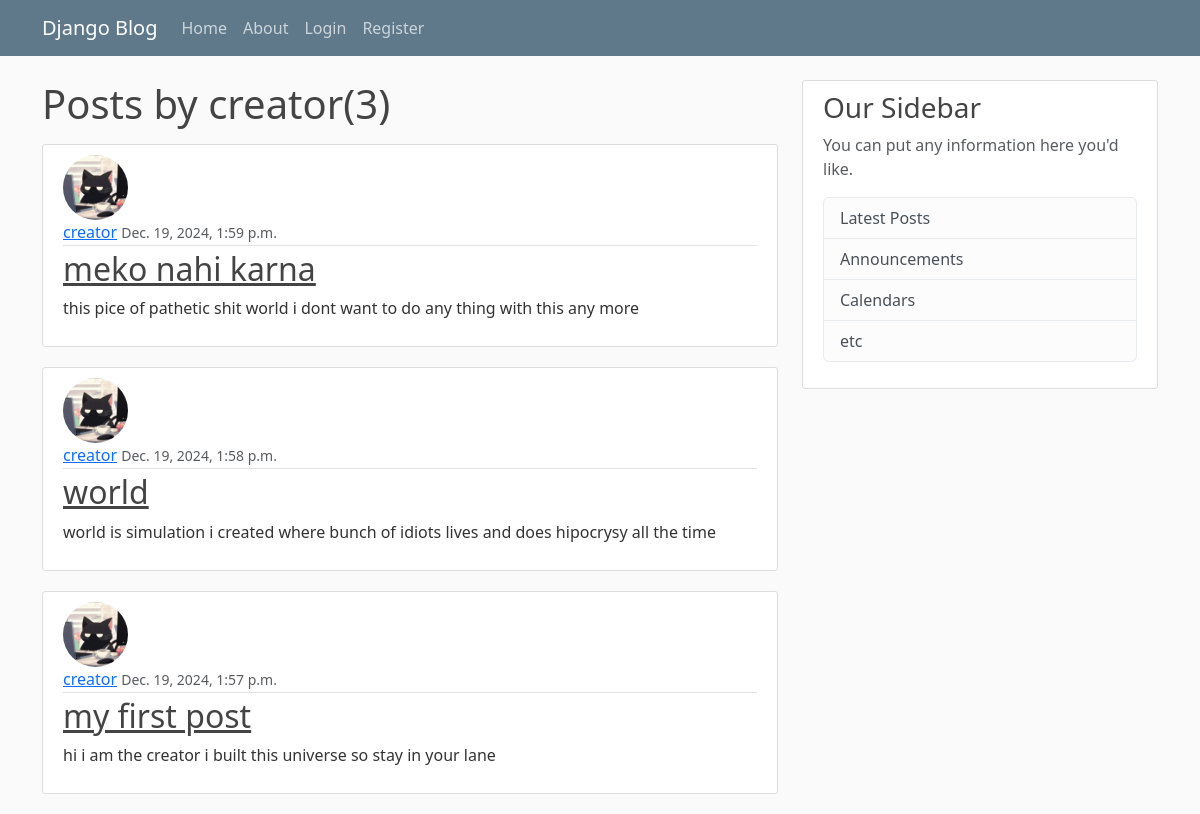
/user/creator, run on an earlier commit of the app's database.
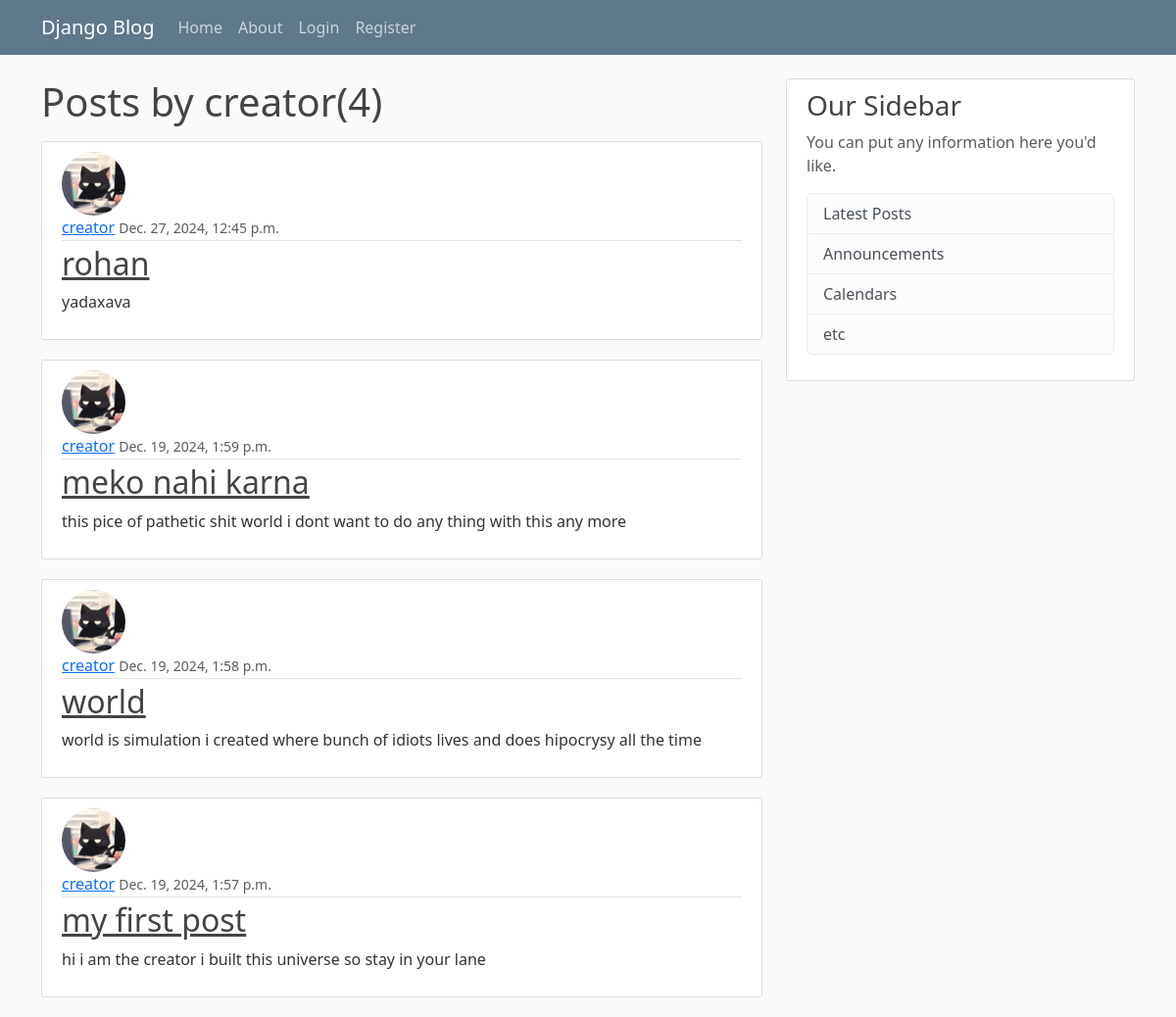
And on a later commit of the database.
### blog/models.py (models this page shows, shortened)
class Post(models.Model):
    title = models.CharField(max_length=100)
    content = models.TextField()
    date_posted = models.DateTimeField(default=timezone.now)
    author = models.ForeignKey(User, on_delete=models.CASCADE)
    like = models.ManyToManyField(User, related_name="like")
    dislike = models.ManyToManyField(User, related_name="dislike")

### users/models.py (models this page shows, shortened)
class Profile(models.Model):
    user = models.OneToOneField(User, on_delete=models.CASCADE)
    image = models.ImageField(default="default.jpg", upload_to="profile_pics")

### blog/views.py (the view)
# urls.py: path("user/<str:username>", UserPostListView.as_view(),name="user-posts"),
class UserPostListView(ListView):
    model = Post
    template_name = "blog/user_posts.html"
    context_object_name = "posts"
    ordering = ["-date_posted"]
    paginate_by = 5
    def get_queryset(self):
        user = get_object_or_404(User, username=self.kwargs.get("username"))
        return Post.objects.filter(author=user).order_by("-date_posted")

### blog/templates/blog/user_posts.html (shortened to what this page needs)
{% extends "blog/base.html" %}
{% block content %}
<h1 class="mb-3">Posts by {{ view.kwargs.username }}({{ page_obj.paginator.count }})</h1>
    {% for post in posts %}
        <article class="media content-section">
            <img class="rounded-circle article-img" src="{{ post.author.profile.image.url }}">
            <div class="media-body">
            <div class="article-metadata">
                <a class="mr-2" href="{% url 'user-posts' post.author.username %}">{{ post.author }}</a>
                <small class="text-muted">{{ post.date_posted }}</small>
            </div>
            <h2><a class="article-title" href="{% url 'post-detail' post.id %}">{{ post.title }}</a></h2>
            <p class="article-content">{{ post.content }}</p>
            </div>
        </article>
    {% endfor %}
{% endblock content%}

What changed in the data, as far as the page shows it:
added Post: author.profile.image (picture), author "creator", date_posted "Dec. 27, 2024, 12:45 p.m.", title "rohan", content "yadaxava"
Also different on the page:
{{ page_obj.paginator.count }}: "3" → "4"
